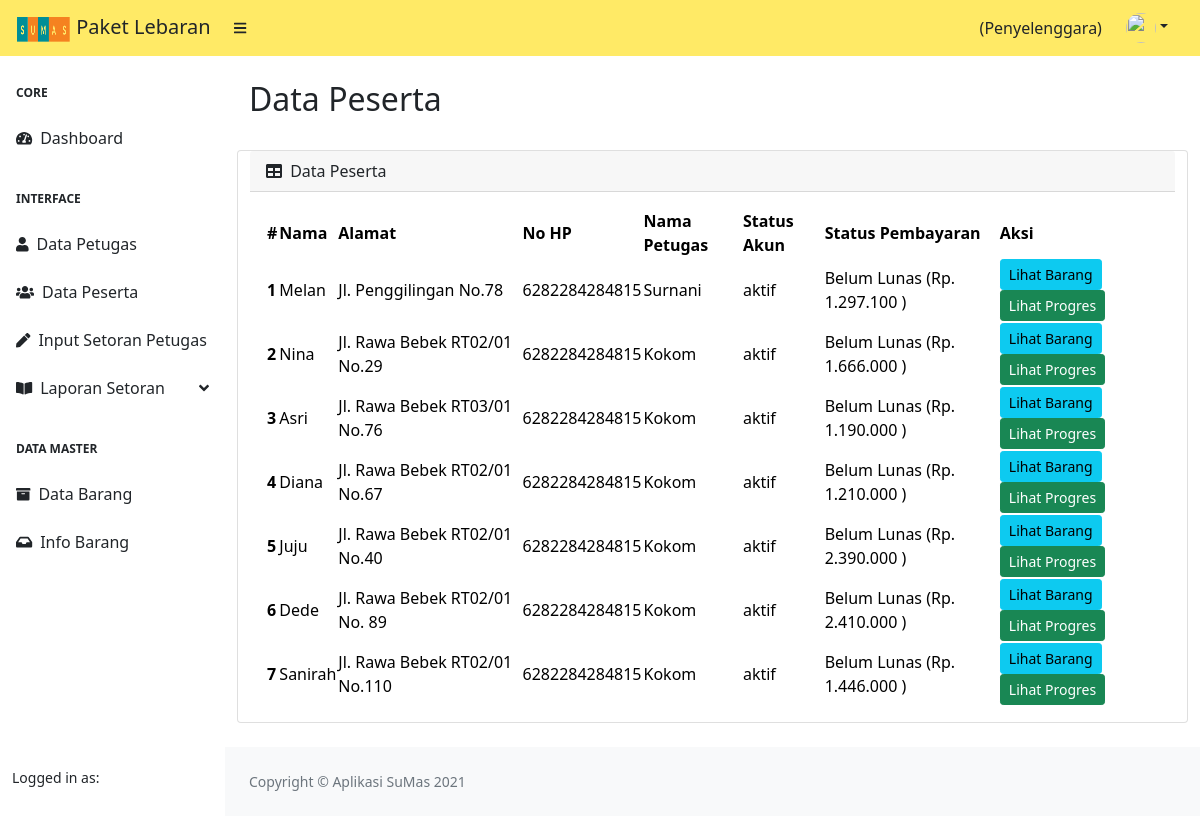
The app's page /index.php/penyelenggara/data_peserta with its own data.
### tables this page shows
CREATE TABLE `user` (
  `id` int(11) NOT NULL,
  `nama_lengkap` varchar(225) NOT NULL,
  `alamat` varchar(225) NOT NULL,
  `no_hp` varchar(20) NOT NULL,
  `username` varchar(255) NOT NULL,
  `image` varchar(225) NOT NULL,
  `password` varchar(255) NOT NULL,
  `status` varchar(10) NOT NULL,
  `tabungan` varchar(225) DEFAULT NULL,
  `nama_petugas` varchar(50) NOT NULL,
  `id_petugas` int(11) NOT NULL,
  `created_at` datetime DEFAULT NULL
);

### application/controllers/Penyelenggara.php (called while the page is built, shortened)
<?php
class Penyelenggara extends CI_Controller
{
    public function __construct()
    {
        $this->load->model('M_DataMaster');
        $this->load->model('M_Penyelenggara');
        $this->load->library('form_validation');
    }
    public function data_peserta()
    {
        $data['title'] = 'Data Peserta';
        $data['user'] = $this->db->get_where('penyelenggara', ['username' => $this->session->userdata('username')])->row_array();
        $this->db->select('user.*, SUM(pembayaran.nominal) AS total_bayar');
        $this->db->join('pembayaran', 'user.id = pembayaran.id_user', 'left');
        $this->db->order_by('created_at', 'desc');
        $this->db->group_by('user.id');
        $data['rows'] = $this->db->get_where('user', [
            'pembayaran.status !=' => 'cancel'
        ])->result();
        $data['penyelenggara'] = $this->db->get('penyelenggara')->row();
        $this->load->view('templates/header', $data);
        $this->load->view('templates/sidebar_penyelenggara', $data);
        $this->load->view('penyelenggara/data_peserta');
        $this->load->view('templates/footer');
    }
}

### index.php (called while the page is built, shortened)
<?php
require_once BASEPATH.'core/CodeIgniter.php';

### application/views/penyelenggara/data_peserta.php (the view, shortened to what this page needs)
<div id="layoutSidenav_content">
    <main>
        <div class="container-fluid px-4">
            <h2 class="mt-4"><?= $title;  ?></h2>
            <div class="row">
                <div class="card mb-4">
                    <div class="card-header">
                        <i class="fas fa-table me-1"></i>
                        Data Peserta
                    </div>
                    <div class="card-body">
                        <table id="datatablesSimple">
                            <thead>
                                <tr class="table-warning">
                                    <th>#</th>
                                    <th>Nama</th>
                                    <th>Alamat</th>
                                    <th>No HP</th>
                                    <th>Nama Petugas</th>
                                    <th>Status Akun</th>
                                    <th>Status Pembayaran</th>
                                    <th>Aksi</th>
                                </tr>
                            </thead>
                            <tbody>
                                <?php
                                $count = 0;
                                foreach ($rows as $row) :
                                    $count = $count + 1;
                                    $this->db->select('SUM(harga) AS harga_total');
                                    $this->db->join('barang', 'target_barang.id_barang = barang.id');
                                    $barang = $this->db->get_where('target_barang', ['id_user' => $row->id])->row();
                                    $jml_barang = $this->db->get_where('target_barang', ['id_user' => $row->id])->num_rows();
                                    $tanggal_mulai = date('Y-m-d', strtotime('-1 days', strtotime($penyelenggara->tanggal_mulai)));
                                    $mulai = date_create($tanggal_mulai);
                                    $selesai = date_create($penyelenggara->tanggal_selesai);
                                    $diff = date_diff($mulai, $selesai);
                                    $jml_hari = $diff->days;
                                    $total_harga_barang = $barang->harga_total * $jml_hari;
                                    $total_tabungan = $row->tabungan * $jml_hari;
                                    $total_iuran_peserta = $total_harga_barang + $total_tabungan;
                                    $sisa = $total_iuran_peserta - $row->total_bayar;
                                ?>
                                    <tr class="table-light">
                                        <th scope=" row"><?= $count ?></th>
                                        <td><?= $row->nama_lengkap ?></td>
                                        <td><?= $row->alamat ?></td>
                                        <td><?= $row->no_hp ?></td>
                                        <td><?= $row->nama_petugas ?></td>
                                        <td><?= $row->status  ?></td>
                                        <td>
                                            <?php if ($jml_barang > 0) : ?>
                                                <?php if ($sisa <= 0) : ?>
                                                    Sudah Lunas (
                                                <?php else : ?>
                                                    Belum Lunas (Rp.
                                                <?php endif ?>
                                                <?= number_format($sisa, 0, ',', '.') ?>
                                                )
                                            <?php else : ?>
                                                Belum memilih barang
                                            <?php endif; ?>
                                        </td>
                                        <td>
                                            <a href="<?= base_url('penyelenggara/data_barang_peserta/' . $row->id) ?>" class="btn btn-info btn-sm">Lihat Barang</a>
                                            <a href="<?= base_url('penyelenggara/progres_peserta/' . $row->id) ?>" class="btn btn-success btn-sm">Lihat Progres</a>
                                        </td>
                                    </tr>
                                <?php endforeach; ?>
                            </tbody>
                        </table>
                    </div>
                </div>
            </div>
        </div>
    </main>

### records on screen
user: nama_lengkap "Melan", alamat "Jl. Penggilingan No.78", no_hp "6282284284815", nama_petugas "Surnani", status "aktif", shows "Belum Lunas (Rp.", sisa "1.297.100"
user: nama_lengkap "Nina", alamat "Jl. Rawa Bebek RT02/01 No.29", no_hp "6282284284815", nama_petugas "Kokom", status "aktif", tabungan "Belum Lunas (Rp.", sisa "1.666.000"
user: nama_lengkap "Asri", alamat "Jl. Rawa Bebek RT03/01 No.76", no_hp "6282284284815", nama_petugas "Kokom", status "aktif", tabungan "Belum Lunas (Rp.", sisa "1.190.000"
user: nama_lengkap "Diana", alamat "Jl. Rawa Bebek RT02/01 No.67", no_hp "6282284284815", nama_petugas "Kokom", status "aktif", tabungan "Belum Lunas (Rp.", sisa "1.210.000"
user: nama_lengkap "Juju", alamat "Jl. Rawa Bebek RT02/01 No.40", no_hp "6282284284815", nama_petugas "Kokom", status "aktif", tabungan "Belum Lunas (Rp.", sisa "2.390.000"
user: nama_lengkap "Dede", alamat "Jl. Rawa Bebek RT02/01 No. 89", no_hp "6282284284815", nama_petugas "Kokom", status "aktif", tabungan "Belum Lunas (Rp.", sisa "2.410.000"
user: nama_lengkap "Sanirah", alamat "Jl. Rawa Bebek RT02/01 No.110", no_hp "6282284284815", nama_petugas "Kokom", status "aktif", tabungan "Belum Lunas (Rp.", sisa "1.446.000"

### other values on screen
$title "Data Peserta"
